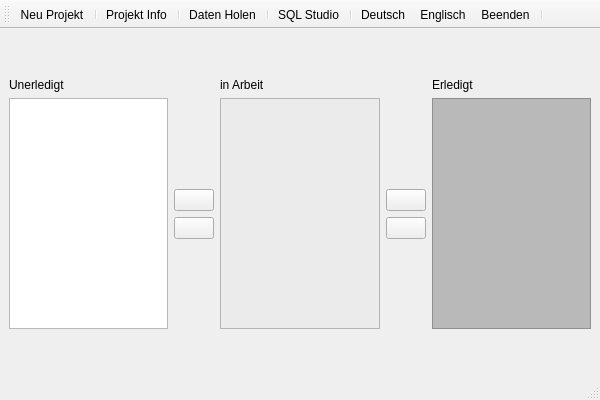
<?xml version="1.0" encoding="UTF-8"?>
<ui version="4.0">
 <class>MainWindow</class>
 <widget class="QMainWindow" name="MainWindow">
  <property name="geometry">
   <rect>
    <x>0</x>
    <y>0</y>
    <width>600</width>
    <height>400</height>
   </rect>
  </property>
  <property name="windowTitle">
   <string>Projektverwaltung System Pro (Author: Jinwen Qin)</string>
  </property>
  <property name="windowIcon">
   <iconset>
    <normaloff>pics/mainIconAufgabe.png</normaloff>pics/mainIconAufgabe.png</iconset>
  </property>
  <widget class="QWidget" name="centralwidget">
   <layout class="QGridLayout" name="gridLayout">
    <item row="0" column="2">
     <spacer name="verticalSpacer_2">
      <property name="orientation">
       <enum>Qt::Vertical</enum>
      </property>
      <property name="sizeType">
       <enum>QSizePolicy::Minimum</enum>
      </property>
      <property name="sizeHint" stdset="0">
       <size>
        <width>20</width>
        <height>40</height>
       </size>
      </property>
     </spacer>
    </item>
    <item row="1" column="0">
     <widget class="QLabel" name="label_Unerledigt">
      <property name="text">
       <string>Unerledigt</string>
      </property>
     </widget>
    </item>
    <item row="1" column="2">
     <widget class="QLabel" name="label_InArbeit">
      <property name="text">
       <string>in Arbeit</string>
      </property>
     </widget>
    </item>
    <item row="1" column="4">
     <widget class="QLabel" name="label_Erledigt">
      <property name="text">
       <string>Erledigt</string>
      </property>
     </widget>
    </item>
    <item row="2" column="0">
     <widget class="QListWidget" name="listWidget_Unerledigt"/>
    </item>
    <item row="2" column="1">
     <layout class="QVBoxLayout" name="verticalLayout_2">
      <item>
       <spacer name="verticalSpacer_3">
        <property name="orientation">
         <enum>Qt::Vertical</enum>
        </property>
        <property name="sizeHint" stdset="0">
         <size>
          <width>20</width>
          <height>40</height>
         </size>
        </property>
       </spacer>
      </item>
      <item>
       <widget class="QPushButton" name="pushButton_1">
        <property name="maximumSize">
         <size>
          <width>50</width>
          <height>16777215</height>
         </size>
        </property>
        <property name="text">
         <string/>
        </property>
        <property name="icon">
         <iconset resource="pic.qrc">
          <normaloff>:/pics/right.png</normaloff>:/pics/right.png</iconset>
        </property>
        <property name="iconSize">
         <size>
          <width>30</width>
          <height>30</height>
         </size>
        </property>
       </widget>
      </item>
      <item>
       <widget class="QPushButton" name="pushButton_2">
        <property name="maximumSize">
         <size>
          <width>50</width>
          <height>16777215</height>
         </size>
        </property>
        <property name="text">
         <string/>
        </property>
        <property name="icon">
         <iconset resource="pic.qrc">
          <normaloff>:/pics/left.png</normaloff>:/pics/left.png</iconset>
        </property>
        <property name="iconSize">
         <size>
          <width>30</width>
          <height>30</height>
         </size>
        </property>
       </widget>
      </item>
      <item>
       <spacer name="verticalSpacer_4">
        <property name="orientation">
         <enum>Qt::Vertical</enum>
        </property>
        <property name="sizeHint" stdset="0">
         <size>
          <width>20</width>
          <height>40</height>
         </size>
        </property>
       </spacer>
      </item>
     </layout>
    </item>
    <item row="2" column="2">
     <widget class="QListWidget" name="listWidget_InArbeit">
      <property name="autoFillBackground">
       <bool>false</bool>
      </property>
      <property name="styleSheet">
       <string notr="true">background: rgb(235, 235, 235)</string>
      </property>
     </widget>
    </item>
    <item row="2" column="3">
     <layout class="QVBoxLayout" name="verticalLayout">
      <item>
       <spacer name="verticalSpacer_5">
        <property name="orientation">
         <enum>Qt::Vertical</enum>
        </property>
        <property name="sizeHint" stdset="0">
         <size>
          <width>20</width>
          <height>40</height>
         </size>
        </property>
       </spacer>
      </item>
      <item>
       <widget class="QPushButton" name="pushButton_3">
        <property name="maximumSize">
         <size>
          <width>50</width>
          <height>16777215</height>
         </size>
        </property>
        <property name="text">
         <string/>
        </property>
        <property name="icon">
         <iconset>
          <normaloff>pics/right.png</normaloff>pics/right.png</iconset>
        </property>
        <property name="iconSize">
         <size>
          <width>30</width>
          <height>30</height>
         </size>
        </property>
       </widget>
      </item>
      <item>
       <widget class="QPushButton" name="pushButton_4">
        <property name="maximumSize">
         <size>
          <width>50</width>
          <height>16777215</height>
         </size>
        </property>
        <property name="text">
         <string/>
        </property>
        <property name="icon">
         <iconset>
          <normaloff>pics/left.png</normaloff>pics/left.png</iconset>
        </property>
        <property name="iconSize">
         <size>
          <width>30</width>
          <height>30</height>
         </size>
        </property>
       </widget>
      </item>
      <item>
       <spacer name="verticalSpacer_6">
        <property name="orientation">
         <enum>Qt::Vertical</enum>
        </property>
        <property name="sizeHint" stdset="0">
         <size>
          <width>20</width>
          <height>40</height>
         </size>
        </property>
       </spacer>
      </item>
     </layout>
    </item>
    <item row="2" column="4">
     <widget class="QListWidget" name="listWidget_Erledigt">
      <property name="styleSheet">
       <string notr="true">background: rgb(185, 185, 185)</string>
      </property>
     </widget>
    </item>
    <item row="3" column="2">
     <spacer name="verticalSpacer">
      <property name="orientation">
       <enum>Qt::Vertical</enum>
      </property>
      <property name="sizeType">
       <enum>QSizePolicy::Preferred</enum>
      </property>
      <property name="sizeHint" stdset="0">
       <size>
        <width>20</width>
        <height>40</height>
       </size>
      </property>
     </spacer>
    </item>
   </layout>
  </widget>
  <widget class="QStatusBar" name="statusbar"/>
  <widget class="QToolBar" name="toolBar">
   <property name="windowTitle">
    <string>toolBar</string>
   </property>
   <property name="toolButtonStyle">
    <enum>Qt::ToolButtonTextUnderIcon</enum>
   </property>
   <attribute name="toolBarArea">
    <enum>TopToolBarArea</enum>
   </attribute>
   <attribute name="toolBarBreak">
    <bool>false</bool>
   </attribute>
   <addaction name="actionNeu_Aufgabe"/>
   <addaction name="separator"/>
   <addaction name="actionProjekteninfo"/>
   <addaction name="separator"/>
   <addaction name="actionAktualisierung"/>
   <addaction name="separator"/>
   <addaction name="actionStudio"/>
   <addaction name="separator"/>
   <addaction name="actionDE"/>
   <addaction name="actionUS"/>
   <addaction name="actionBeenden"/>
   <addaction name="separator"/>
  </widget>
  <action name="actionBeenden">
   <property name="icon">
    <iconset resource="pic.qrc">
     <normaloff>:/pics/beenden.png</normaloff>:/pics/beenden.png</iconset>
   </property>
   <property name="text">
    <string>Beenden</string>
   </property>
   <property name="menuRole">
    <enum>QAction::NoRole</enum>
   </property>
  </action>
  <action name="actionDE">
   <property name="checkable">
    <bool>true</bool>
   </property>
   <property name="icon">
    <iconset>
     <normaloff>pics/DE2.png</normaloff>pics/DE2.png</iconset>
   </property>
   <property name="text">
    <string>Deutsch</string>
   </property>
   <property name="menuRole">
    <enum>QAction::NoRole</enum>
   </property>
  </action>
  <action name="actionUS">
   <property name="checkable">
    <bool>true</bool>
   </property>
   <property name="icon">
    <iconset resource="pic.qrc">
     <normaloff>:/pics/EN2.png</normaloff>:/pics/EN2.png</iconset>
   </property>
   <property name="text">
    <string>Englisch</string>
   </property>
   <property name="menuRole">
    <enum>QAction::NoRole</enum>
   </property>
  </action>
  <action name="actionNeu_Aufgabe">
   <property name="icon">
    <iconset resource="pic.qrc">
     <normaloff>:/pics/newTask.png</normaloff>:/pics/newTask.png</iconset>
   </property>
   <property name="text">
    <string>Neu Projekt</string>
   </property>
   <property name="menuRole">
    <enum>QAction::NoRole</enum>
   </property>
  </action>
  <action name="actionProjekteninfo">
   <property name="icon">
    <iconset resource="pic.qrc">
     <normaloff>:/pics/info.png</normaloff>:/pics/info.png</iconset>
   </property>
   <property name="text">
    <string>Projekt Info</string>
   </property>
   <property name="menuRole">
    <enum>QAction::NoRole</enum>
   </property>
  </action>
  <action name="actionStudio">
   <property name="icon">
    <iconset>
     <normaloff>pics/SQL4.png</normaloff>pics/SQL4.png</iconset>
   </property>
   <property name="text">
    <string>SQL Studio</string>
   </property>
   <property name="menuRole">
    <enum>QAction::NoRole</enum>
   </property>
  </action>
  <action name="actionAktualisierung">
   <property name="icon">
    <iconset resource="pic.qrc">
     <normaloff>:/pics/refresh.png</normaloff>:/pics/refresh.png</iconset>
   </property>
   <property name="text">
    <string>Daten Holen</string>
   </property>
   <property name="menuRole">
    <enum>QAction::NoRole</enum>
   </property>
  </action>
 </widget>
 <resources>
  <include location="pic.qrc"/>
 </resources>
 <connections>
  <connection>
   <sender>actionBeenden</sender>
   <signal>triggered()</signal>
   <receiver>MainWindow</receiver>
   <slot>close()</slot>
   <hints>
    <hint type="sourcelabel">
     <x>-1</x>
     <y>-1</y>
    </hint>
    <hint type="destinationlabel">
     <x>299</x>
     <y>199</y>
    </hint>
   </hints>
  </connection>
 </connections>
</ui>
